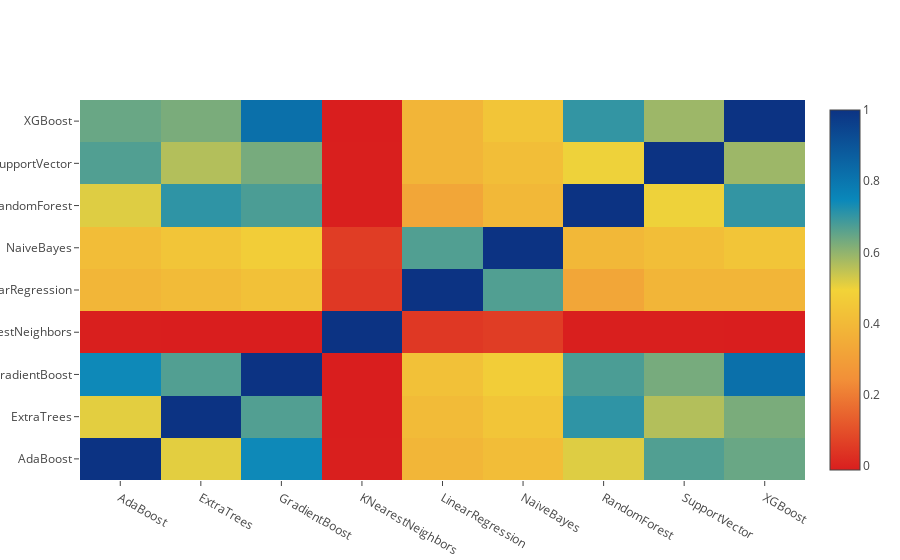

Notebook code cell kept with this figure:
### Markdown cell above
### Correlation Heatmap of Second-Level Training

### Code cell
data = [
    go.Heatmap(
        z= base_predictions_train.astype(float).corr().values ,
        x=base_predictions_train.columns.values,
        y= base_predictions_train.columns.values,
          colorscale='Portland',
            showscale=True,
            reversescale = True
    )
]
py.iplot(data, filename='labelled-heatmap')

### Figure 1 — Plotly figure (JSON) as saved in the notebook; plotly's stock layout.template omitted (floating-point values rounded to 4 significant figures)
{"data": [{"colorscale": "Portland", "reversescale": true, "showscale": true, "type": "heatmap", "x": ["AdaBoost", "ExtraTrees", "GradientBoost", "KNearestNeighbors", "LinearRegression", "NaiveBayes", "RandomForest", "SupportVector", "XGBoost"], "y": ["AdaBoost", "ExtraTrees", "GradientBoost", "KNearestNeighbors", "LinearRegression", "NaiveBayes", "RandomForest", "SupportVector", "XGBoost"], "z": [[1, 0.5103, 0.743, -0.009915, 0.3881, 0.4126, 0.5161, 0.6696, 0.6442], [0.5103, 1, 0.6687, -0.01136, 0.4046, 0.4426, 0.7065, 0.5629, 0.6247], [0.743, 0.6687, 1, -0.01105, 0.4257, 0.4719, 0.6761, 0.628, 0.8186], [-0.009915, -0.01136, -0.01105, 1, 0.0478, 0.0569, -0.008959, -0.009575, -0.01065], [0.3881, 0.4046, 0.4257, 0.0478, 1, 0.6703, 0.3283, 0.384, 0.3826], [0.4126, 0.4426, 0.4719, 0.0569, 0.6703, 1, 0.3946, 0.4155, 0.4418], [0.5161, 0.7065, 0.6761, -0.008959, 0.3283, 0.3946, 1, 0.4984, 0.7021], [0.6696, 0.5629, 0.628, -0.009575, 0.384, 0.4155, 0.4984, 1, 0.5872], [0.6442, 0.6247, 0.8186, -0.01065, 0.3826, 0.4418, 0.7021, 0.5872, 1]]}], "layout": {}}
